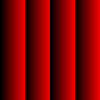
Frame 1 (no input)
Frame 60 (the mouse pressed at the canvas centre just before this capture): identical to frame 1, image omitted
Frame 120 (the mouse held since frame 60 and released just before this capture): identical to frame 1, image omitted

The Processing sketch that drew this single still picture (run headless with seeded random() and noise(); from frame 60 on, the mouse is pressed at the canvas centre):

// Processing sketch: saw_gradient
// ── saw_gradient.pde
color generatePixel(int x, int y, int w, int h)
{
  float u = norm(x%25,0,25);
  return lerpColor(color(0),color(255,0,0), u);
}

PImage picture = createImage(100,100,RGB);

void setup()
{
  picture = generatePicture(picture);
}

void draw()
{
  image(picture,0,0);
}

PImage generatePicture(PImage pic)
{
  pic.loadPixels();
  for(int i=0; i<pic.pixels.length ; i++) {
    pic.pixels[i] = generatePixel(i%pic.width, i/pic.width, pic.width, pic.height);
  }
  pic.updatePixels();
  return pic;
}
